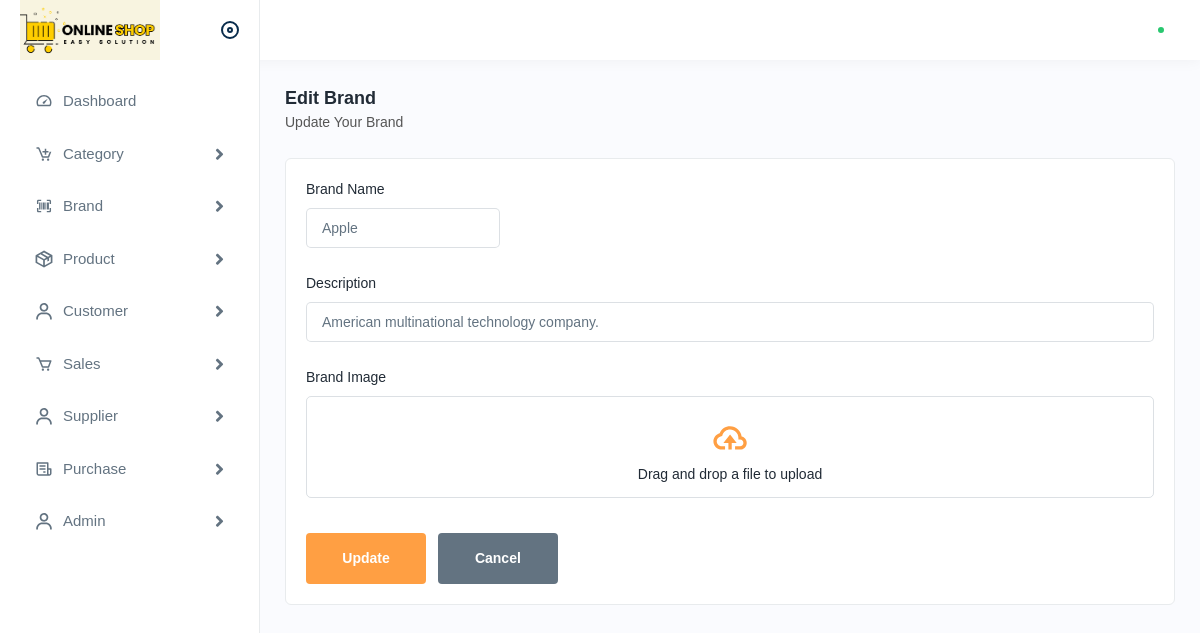
The app's page /gestion-stock-template/editbrand.php?id_marque=25 (signed in) with its own data.
### tables this page shows
CREATE TABLE `marque` (
  `id_marque` int(11) NOT NULL,
  `nom_marque` varchar(1000) NOT NULL,
  `description_marque` varchar(5000) NOT NULL,
  `br_image` varchar(10000) NOT NULL
);

### php/Class/Dao.php (called while the page is built, shortened)
<?php
class Dao {
    public static function getPDO() {
        try {
                $pdo = new \PDO('mysql:host=127.0.0.1;port=3306;dbname=gestion_des_stocks;charset=utf8mb4', "root", "Abdou_pass0");
            return $pdo;
        } catch (\Throwable) {
            exit("<b>ERREUR :</b> dans la conexion avec la DB");
        }
    }
    public static function afficherMarque($id_marque) {
        $pdo = Dao::getPDO();
        $sql = "SELECT * FROM marque WHERE id_marque = ?;";
        $stmt = $pdo->prepare($sql);
        $stmt->execute([$id_marque]);
        $marque = $stmt->fetch(PDO::FETCH_ASSOC);
        return $marque;
    }
}

### php/Class/Marque.php (called while the page is built, shortened)
<?php
require_once("Dao.php");
class Marque {
    public static function afficherMarque($id_marque) {
        return Dao::afficherMarque($id_marque);
    }
}

### gestion-stock-template/editbrand.php (the view, shortened to what this page needs)
<?php if (isset($_SESSION['admin'])): ?>
<?php
  require_once("../php/Class/Marque.php");
  if (isset($_GET['id_marque'])) {
    extract($_GET);
    $brand = Marque::afficherMarque($id_marque);
  }
?>
<!DOCTYPE html>
<html lang="en">
<head>
  <link rel="stylesheet" href="assets/css/bootstrap.min.css" />
  <link rel="stylesheet" href="assets/css/animate.css" />
  <link rel="stylesheet" href="assets/plugins/select2/css/select2.min.css" />
  <link rel="stylesheet" href="assets/css/dataTables.bootstrap4.min.css" />
  <link rel="stylesheet" href="assets/plugins/fontawesome/css/fontawesome.min.css" />
  <link rel="stylesheet" href="assets/plugins/fontawesome/css/all.min.css" />
  <link rel="stylesheet" href="assets/css/style.css" />
</head>
<body>
  <div class="main-wrapper">
    <?php require_once("header.php"); ?>
    <?php require_once("sidebar.php"); ?>
    <div class="page-wrapper">
      <div class="content">
        <div class="page-header">
          <div class="page-title">
            <h4>Edit Brand</h4>
            <h6>Update Your Brand</h6>
          </div>
        </div>
        <div class="card">
          <div class="card-body">
            <form class="row" method="post" action="editbrand.php" enctype="multipart/form-data">
              <div class="col-lg-3 col-sm-6 col-12">
                <div class="form-group">
                  <label>Brand Name</label>
                  <input type="text" name="nom_marque" value="<?= $brand['nom_marque'] ?>" />
                </div>
              </div>
              <div class="col-lg-12">
                <div class="form-group">
                  <label>Description</label>
                  <input type="text" class="form-control" name="description_marque"
                    value="<?= $brand['description_marque'] ?>">
                </div>
              </div>
              <div class="col-lg-12">
                <div class="form-group">
                  <label> Brand Image</label>
                  <div class="image-upload">
                    <div class="image-uploads">
                      <img src="assets/img/icons/upload.svg" alt="img" />
                      <h4>Drag and drop a file to upload</h4>
                    </div>
                  </div>
                </div>
              </div>
              <div class="col-lg-12">
                <button class="btn btn-submit me-2" type="submit" name="update">Update</button>
                <a href="./brandlist.php" class="btn btn-cancel">Cancel</a>
              </div>
            </form>
          </div>
        </div>
      </div>
    </div>
  </div>
</body>
</html>
<?php else: ?>
<?php header("Location: signin.php"); ?>
<?php endif ?>

### records on screen
marque: nom_marque "Apple", description_marque "American multinational technology company."
